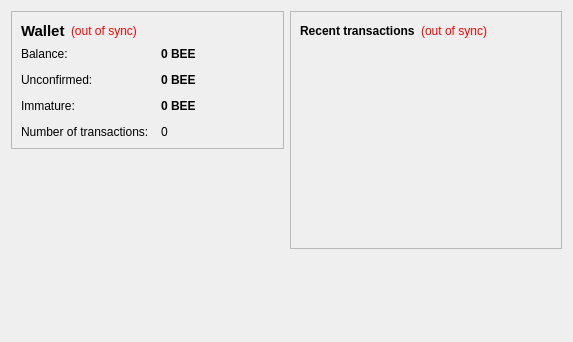
<?xml version="1.0" encoding="UTF-8"?>
<ui version="4.0">
 <class>OverviewPage</class>
 <widget class="QWidget" name="OverviewPage">
  <property name="geometry">
   <rect>
    <x>0</x>
    <y>0</y>
    <width>573</width>
    <height>342</height>
   </rect>
  </property>
  <property name="windowTitle">
   <string>Form</string>
  </property>
  <layout class="QHBoxLayout" name="horizontalLayout" stretch="1,1">
   <item>
    <layout class="QVBoxLayout" name="verticalLayout_2">
     <item>
      <widget class="QFrame" name="frame">
       <property name="frameShape">
        <enum>QFrame::StyledPanel</enum>
       </property>
       <property name="frameShadow">
        <enum>QFrame::Raised</enum>
       </property>
       <layout class="QVBoxLayout" name="verticalLayout_4">
        <item>
         <layout class="QHBoxLayout" name="horizontalLayout_4">
          <item>
           <widget class="QLabel" name="label_5">
            <property name="font">
             <font>
              <pointsize>11</pointsize>
              <weight>75</weight>
              <bold>true</bold>
             </font>
            </property>
            <property name="text">
             <string>Wallet</string>
            </property>
           </widget>
          </item>
          <item>
           <widget class="QLabel" name="labelWalletStatus">
            <property name="toolTip">
             <string>The displayed information may be out of date. Your wallet automatically synchronizes with the BeeCoin network after a connection is established, but this process has not completed yet.</string>
            </property>
            <property name="styleSheet">
             <string notr="true">QLabel { color: red; }</string>
            </property>
            <property name="text">
             <string notr="true">(out of sync)</string>
            </property>
            <property name="alignment">
             <set>Qt::AlignLeading|Qt::AlignLeft|Qt::AlignVCenter</set>
            </property>
           </widget>
          </item>
          <item>
           <spacer name="horizontalSpacer_2">
            <property name="orientation">
             <enum>Qt::Horizontal</enum>
            </property>
            <property name="sizeHint" stdset="0">
             <size>
              <width>40</width>
              <height>20</height>
             </size>
            </property>
           </spacer>
          </item>
         </layout>
        </item>
        <item>
         <layout class="QFormLayout" name="formLayout_2">
          <property name="fieldGrowthPolicy">
           <enum>QFormLayout::AllNonFixedFieldsGrow</enum>
          </property>
          <property name="horizontalSpacing">
           <number>12</number>
          </property>
          <property name="verticalSpacing">
           <number>12</number>
          </property>
          <item row="0" column="0">
           <widget class="QLabel" name="label">
            <property name="text">
             <string>Balance:</string>
            </property>
           </widget>
          </item>
          <item row="0" column="1">
           <widget class="QLabel" name="labelBalance">
            <property name="font">
             <font>
              <weight>75</weight>
              <bold>true</bold>
             </font>
            </property>
            <property name="cursor">
             <cursorShape>IBeamCursor</cursorShape>
            </property>
            <property name="toolTip">
             <string>Your current balance</string>
            </property>
            <property name="text">
             <string notr="true">0 BEE</string>
            </property>
            <property name="textInteractionFlags">
             <set>Qt::LinksAccessibleByMouse|Qt::TextSelectableByKeyboard|Qt::TextSelectableByMouse</set>
            </property>
           </widget>
          </item>
          <item row="1" column="0">
           <widget class="QLabel" name="label_3">
            <property name="text">
             <string>Unconfirmed:</string>
            </property>
           </widget>
          </item>
          <item row="1" column="1">
           <widget class="QLabel" name="labelUnconfirmed">
            <property name="font">
             <font>
              <weight>75</weight>
              <bold>true</bold>
             </font>
            </property>
            <property name="cursor">
             <cursorShape>IBeamCursor</cursorShape>
            </property>
            <property name="toolTip">
             <string>Total of transactions that have yet to be confirmed, and do not yet count toward the current balance</string>
            </property>
            <property name="text">
             <string notr="true">0 BEE</string>
            </property>
            <property name="textInteractionFlags">
             <set>Qt::LinksAccessibleByMouse|Qt::TextSelectableByKeyboard|Qt::TextSelectableByMouse</set>
            </property>
           </widget>
          </item>
          <item row="3" column="0">
           <widget class="QLabel" name="label_2">
            <property name="text">
             <string>Number of transactions:</string>
            </property>
           </widget>
          </item>
          <item row="3" column="1">
           <widget class="QLabel" name="labelNumTransactions">
            <property name="toolTip">
             <string>Total number of transactions in wallet</string>
            </property>
            <property name="text">
             <string notr="true">0</string>
            </property>
           </widget>
          </item>
          <item row="2" column="0">
           <widget class="QLabel" name="labelImmatureText">
            <property name="text">
             <string>Immature:</string>
            </property>
           </widget>
          </item>
          <item row="2" column="1">
           <widget class="QLabel" name="labelImmature">
            <property name="font">
             <font>
              <weight>75</weight>
              <bold>true</bold>
             </font>
            </property>
            <property name="toolTip">
             <string>Mined balance that has not yet matured</string>
            </property>
            <property name="text">
             <string notr="true">0 BEE</string>
            </property>
            <property name="textInteractionFlags">
             <set>Qt::LinksAccessibleByMouse|Qt::TextSelectableByKeyboard|Qt::TextSelectableByMouse</set>
            </property>
           </widget>
          </item>
         </layout>
        </item>
       </layout>
      </widget>
     </item>
     <item>
      <spacer name="verticalSpacer">
       <property name="orientation">
        <enum>Qt::Vertical</enum>
       </property>
       <property name="sizeHint" stdset="0">
        <size>
         <width>20</width>
         <height>40</height>
        </size>
       </property>
      </spacer>
     </item>
    </layout>
   </item>
   <item>
    <layout class="QVBoxLayout" name="verticalLayout_3">
     <item>
      <widget class="QFrame" name="frame_2">
       <property name="frameShape">
        <enum>QFrame::StyledPanel</enum>
       </property>
       <property name="frameShadow">
        <enum>QFrame::Raised</enum>
       </property>
       <layout class="QVBoxLayout" name="verticalLayout">
        <item>
         <layout class="QHBoxLayout" name="horizontalLayout_2">
          <item>
           <widget class="QLabel" name="label_4">
            <property name="text">
             <string>&lt;b&gt;Recent transactions&lt;/b&gt;</string>
            </property>
           </widget>
          </item>
          <item>
           <widget class="QLabel" name="labelTransactionsStatus">
            <property name="toolTip">
             <string>The displayed information may be out of date. Your wallet automatically synchronizes with the BeeCoin network after a connection is established, but this process has not completed yet.</string>
            </property>
            <property name="styleSheet">
             <string notr="true">QLabel { color: red; }</string>
            </property>
            <property name="text">
             <string notr="true">(out of sync)</string>
            </property>
            <property name="alignment">
             <set>Qt::AlignRight|Qt::AlignTrailing|Qt::AlignVCenter</set>
            </property>
           </widget>
          </item>
          <item>
           <spacer name="horizontalSpacer">
            <property name="orientation">
             <enum>Qt::Horizontal</enum>
            </property>
            <property name="sizeHint" stdset="0">
             <size>
              <width>40</width>
              <height>20</height>
             </size>
            </property>
           </spacer>
          </item>
         </layout>
        </item>
        <item>
         <widget class="QListView" name="listTransactions">
          <property name="styleSheet">
           <string notr="true">QListView { background: transparent; }</string>
          </property>
          <property name="frameShape">
           <enum>QFrame::NoFrame</enum>
          </property>
          <property name="verticalScrollBarPolicy">
           <enum>Qt::ScrollBarAlwaysOff</enum>
          </property>
          <property name="horizontalScrollBarPolicy">
           <enum>Qt::ScrollBarAlwaysOff</enum>
          </property>
          <property name="selectionMode">
           <enum>QAbstractItemView::NoSelection</enum>
          </property>
         </widget>
        </item>
       </layout>
      </widget>
     </item>
     <item>
      <spacer name="verticalSpacer_2">
       <property name="orientation">
        <enum>Qt::Vertical</enum>
       </property>
       <property name="sizeHint" stdset="0">
        <size>
         <width>20</width>
         <height>40</height>
        </size>
       </property>
      </spacer>
     </item>
    </layout>
   </item>
  </layout>
 </widget>
 <resources/>
 <connections/>
</ui>
